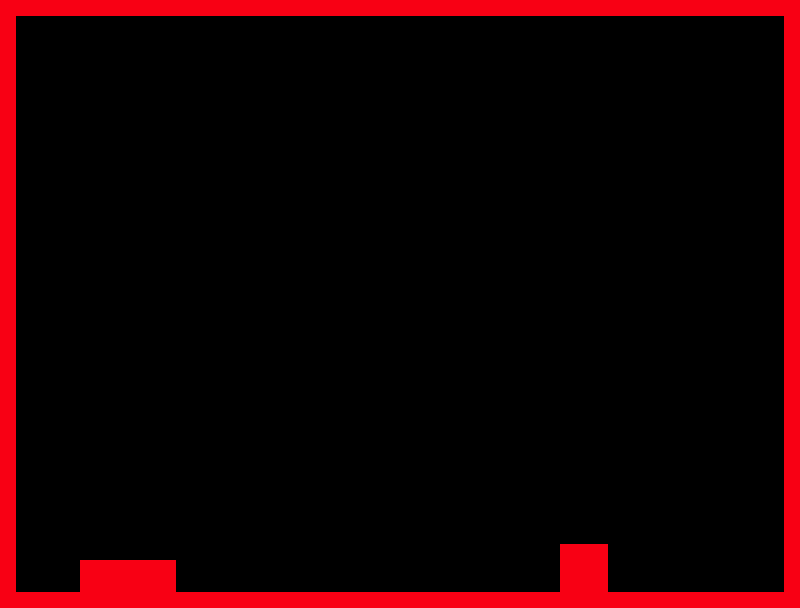

A 2D game scene composited from a Tiled map and its tileset images. What follows is a short description and the map's XML, with each tile layer's data collapsed to a summary:
An orthogonal 50x38 tile map with 16x16 px tiles, 2 tile layers (collision, diamonds), 1 hidden layer not drawn, 6 tilesets.

<map version="1.0" orientation="orthogonal" width="50" height="38" tilewidth="16" tileheight="16">
 <tileset firstgid="1" name="collision" tilewidth="16" tileheight="16">
  <image source="../pic/collision.png" width="80" height="32" />
 </tileset>
 <tileset firstgid="11" name="background3" tilewidth="16" tileheight="16">
  <image source="../pic/background3.png" width="800" height="600" />
 </tileset>
 <tileset firstgid="1861" name="rock_sample" tilewidth="16" tileheight="16">
  <image source="../pic/rock_sample.png" width="414" height="702" />
 </tileset>
 <tileset firstgid="2936" name="sky_texture_1" tilewidth="16" tileheight="16">
  <image source="../pic/sky_texture_1.png" width="400" height="300" />
 </tileset>
 <tileset firstgid="3386" name="sky-sun_texture" tilewidth="16" tileheight="16">
  <image source="../pic/sky-sun_texture.png" width="540" height="540" />
 </tileset>
 <tileset firstgid="4475" name="Diamond" tilewidth="16" tileheight="16">
  <image source="../pic/diamond.png" width="48" height="32" />
 </tileset>
 <layer name="collision" width="50" height="38">
  <data>[1900 cells, 193 non-empty, 1 distinct tile ids]</data>
 </layer>
 <layer name="diamonds" width="50" height="38">
  <data>[1900 cells, 4 non-empty, 1 distinct tile ids]</data>
 </layer>
 <layer name="tiles" width="50" height="38" visible="0">
  <data>[1900 cells, 1900 non-empty, 1738 distinct tile ids]</data>
 </layer>
</map>
